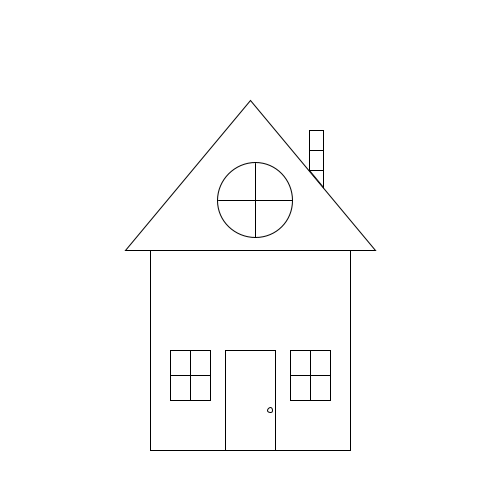
Frame 1 (no input)
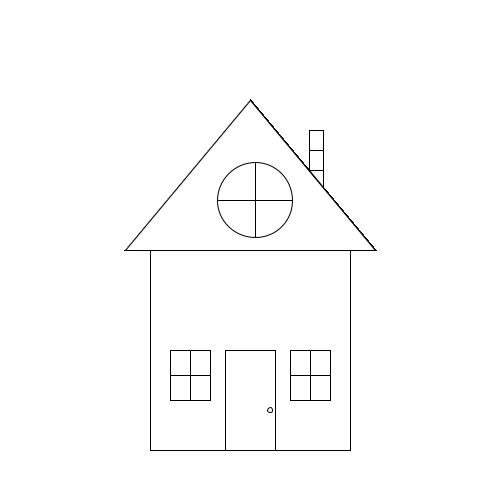
Frame 60 (the mouse pressed at the canvas centre just before this capture)
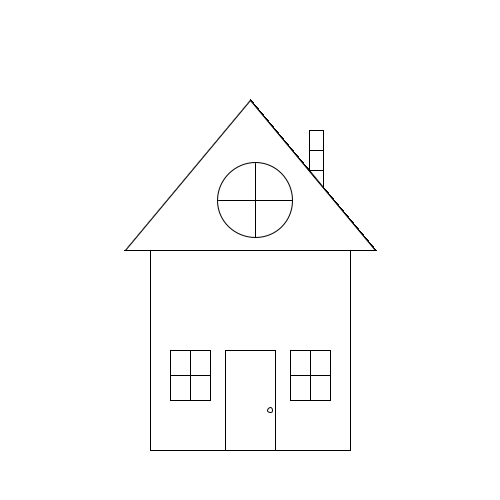
Frame 120 (the mouse held since frame 60 and released just before this capture)

The Processing sketch that drew these frames (run headless with seeded random() and noise(); from frame 60 on, the mouse is pressed at the canvas centre):

// Processing sketch: House_of_Shapes
// ── House_of_Shapes.pde
void setup()
{
  size(500,500);
  background(255,255,255);
}

void draw()
{
  println(mouseX,mouseY);
  rect(150,250,200,200);
  triangle(125,250,250,100,375,250);
  triangle(309,170,323,187,323,170);
  rect(309,150,14,20);
  rect(309,130,14,20);
  rect(225,350,50,100);
  ellipse(270,410,5,5);
  ellipse(255,200,75,75);
  line(218,200,292,200);
  line(255,163,255,237);
  rect(170,350,40,50);
  line(190,350,190,400);
  line(170,375,210,375);
  rect(290,350,40,50);
  line(310,350,310,400);
  line(290,375,330,375);

  
  
  
}
